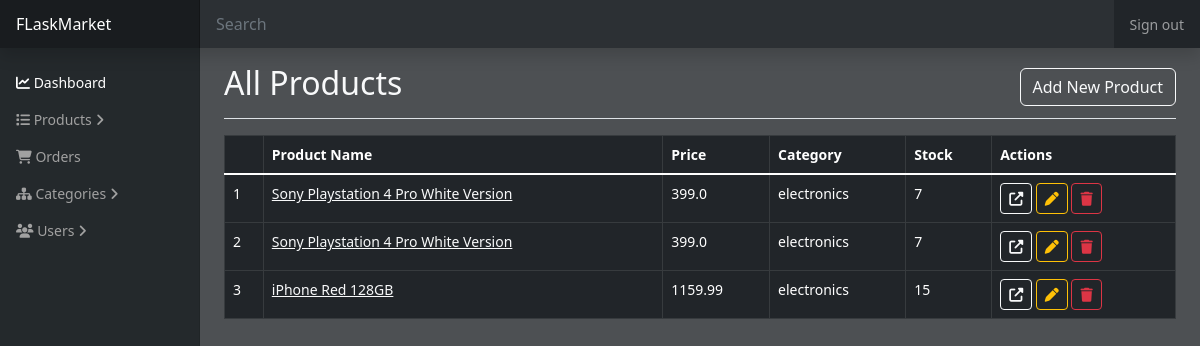
Page /admin/products/ (signed in) on the earlier database version.
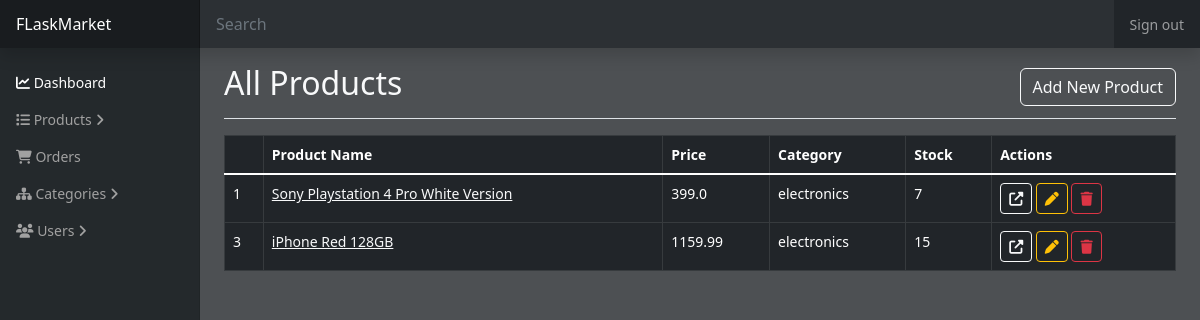
Same page on the later database version.
### website/models.py (models this page shows)
class Product(db.Model):
    id = db.Column(db.Integer, primary_key=True)
    name = db.Column(db.String(150))
    price = db.Column(db.Float)
    description = db.Column(db.String(3200))
    image = db.Column(db.String(255))
    category = db.Column(db.String(150))
    stock = db.Column(db.Integer)
    rating = db.Column(db.Float)
    timestamp = db.Column(db.DateTime(timezone=True), default=db.func.now())
    owner = db.Column(db.Integer, db.ForeignKey('user.id'))

### website/views.py (the view)
@views.route('/admin/products/')
@login_required
def admin_products():
    products = Product.query.all()
    return render_template("admin/products.html", products=products)

### website/__init__.py (called while the page is built)
def create_app():
    app = Flask(__name__)
    app.config['SECRET_KEY'] = 'secret-key-goes-here'
    app.config['SQLALCHEMY_DATABASE_URI'] = f'sqlite:///{DB_NAME}'
    db.init_app(app)
    from .views import views
    from .auth import auth
    app.register_blueprint(views, url_prefix='/')
    app.register_blueprint(auth, url_prefix='/')
    from .models import User
    create_database(app)
    login_manager = LoginManager()
    login_manager.login_view = 'auth.login'
    login_manager.init_app(app)
    @login_manager.user_loader
    def load_user(id):
        return User.query.get(int(id))
    return app

### website/templates/admin/products.html (shortened to what this page needs)
{% extends 'admin/base.html' %}
{% block content %}
<div class="d-flex justify-content-between flex-wrap flex-md-nowrap align-items-center pt-3 pb-2 mb-3 border-bottom">
    <h1 class="h2">All Products</h1>
    <a href="/admin/products/new" class="btn btn-outline-light">
        Add New Product
    </a>
</div>
<table class="table table-dark table-bordered rounded">
    <thead>
        <tr>
            <th></th>
            <th>Product Name</th>
            <th>Price</th>
            <th>Category</th>
            <th>Stock</th>
            <th>Actions</th>
        </tr>
    </thead>
    <tbody class="table-group-divider">
        {% for product in products %}
        <tr>
            <td>{{product.id}}</td>
            <td><a class="link-light" href="">{{ product.name }}</a></td>
            <td>{{ product.price }}</td>
            <td>{{ product.category }}</td>
            <td>{{ product.stock }}</td>
            <td>
                <a href="/products/{{ product.id }}" target="_blank" class="btn btn-sm btn-outline-light"><i
                        class="fas fa-up-right-from-square"></i></a>
                <a href="/admin/products/{{ product.id }}/edit" class="btn btn-sm btn-outline-warning"><i
                        class="fas fa-pen"></i></a>
                <a class="btn btn-sm btn-outline-danger">
                    <i class="fas fa-trash"></i>
                </a>
            </td>
        </tr>
        {% endfor %}
    </tbody>
</table>
{% endblock %}

### website/templates/admin/base.html (shortened to what this page needs)
<!doctype html>
<html lang="en">
<head>
    <link rel="stylesheet" href="https://cdnjs.cloudflare.com/ajax/libs/font-awesome/6.2.0/css/all.min.css">
    <link href="https://cdn.jsdelivr.net/npm/bootstrap@5.2.2/dist/css/bootstrap.min.css" rel="stylesheet">
    <link rel="stylesheet" href="{{ url_for('static', filename='dashboard.css') }}">
</head>
<body class="bg-dark text-light" style="--bs-bg-opacity: .8">
    <header class="navbar navbar-dark sticky-top bg-dark flex-md-nowrap p-0 shadow">
        <a class="navbar-brand col-md-3 col-lg-2 me-0 px-3 fs-6" href="#">FLaskMarket</a>
        <input class="form-control bg-light text-light w-100 rounded-0 border-0" type="text" placeholder="Search"
            aria-label="Search" style="--bs-bg-opacity: .05">
        <div class="navbar-nav">
            <div class="nav-item text-nowrap">
                <a class="nav-link px-3" href="/logout">Sign out</a>
            </div>
        </div>
    </header>
    <div class="container-fluid">
        <div class="row">
            <nav id="sidebarMenu" class="col-md-3 col-lg-2 d-md-block bg-dark navbar-light sidebar collapse"
                style=" --bs-bg-opacity: .9">
                <div class="position-sticky pt-3 sidebar-sticky">
                    <ul class="nav flex-column">
                        <li class="nav-item">
                            <a class="nav-link active" aria-current="page" href="#">
                                <span class="nav-title">
                                    <i class="fas fa-line-chart"></i>
                                    Dashboard
                                </span>
                            </a>
                        </li>
                        <li class="nav-item has-child">
                            <a class="nav-link" data-bs-toggle="collapse" href="#productsLinks" aria-expanded="false"
                                aria-controls="productsLinks">
                                <span class="nav-title">
                                    <i class="fas fa-list"></i>
                                    Products
                                </span>
                                <i class="fas fa-angle-right"></i>
                            </a>
                        </li>
                        <li class="nav-item">
                            <a class="nav-link" href="#">
                                <span class="nav-title">
                                    <i class="fas fa-cart-shopping"></i>
                                    Orders
                                </span>
                            </a>
                        </li>
                        <li class="nav-item has-child">
                            <a class="nav-link" data-bs-toggle="collapse" href="#categoriesLinks" aria-expanded="false"
                                aria-controls="categoriesLinks">
                                <span class="nav-title">
                                    <i class="fas fa-sitemap"></i>
                                    <span class="flex">Categories</span>
                                </span>
                                <i class="fas fa-angle-right"></i>
                            </a>
                        </li>
                        <li class="nav-item has-child">
                            <a class="nav-link" data-bs-toggle="collapse" href="#usersLinks" aria-expanded="false"
                                aria-controls="usersLinks">
                                <span class="nav-title">
                                    <i class="fas fa-users"></i>
                                    <span class="flex">Users</span>
                                </span>
                                <i class="fas fa-angle-right"></i>
                            </a>
                        </li>
                    </ul>
                </div>
            </nav>
            <main class="col-md-9 ms-sm-auto col-lg-10 px-md-4">
                {% block content %}{% endblock %}
            </main>
        </div>
    </div>
</body>
</html>

### website/static/dashboard.css (style rules this page uses)
body { font-size: 0.875rem; }
.sidebar { position: fixed; top: 0; bottom: 0; left: 0; z-index: 100; padding: 48px 0 0; box-shadow: inset -1px 0 0 rgba(0, 0, 0, 0.1); }
.sidebar-sticky { height: calc(100vh - 48px); overflow-x: hidden; overflow-y: auto; }
.sidebar .nav-link { font-weight: 500; color: #a1a1a1; }
.sidebar .nav-link.active { color: #fff; }
.navbar-brand { padding-top: 0.75rem; padding-bottom: 0.75rem; background-color: rgba(0, 0, 0, 0.25); box-shadow: inset -1px 0 0 rgba(0, 0, 0, 0.25); }
.navbar .form-control { padding: 0.75rem 1rem; }

Differences in the rows shown:
removed Product: id "2", name "Sony Playstation 4 Pro White Version", price "399.0", category "electronics", stock "7"
